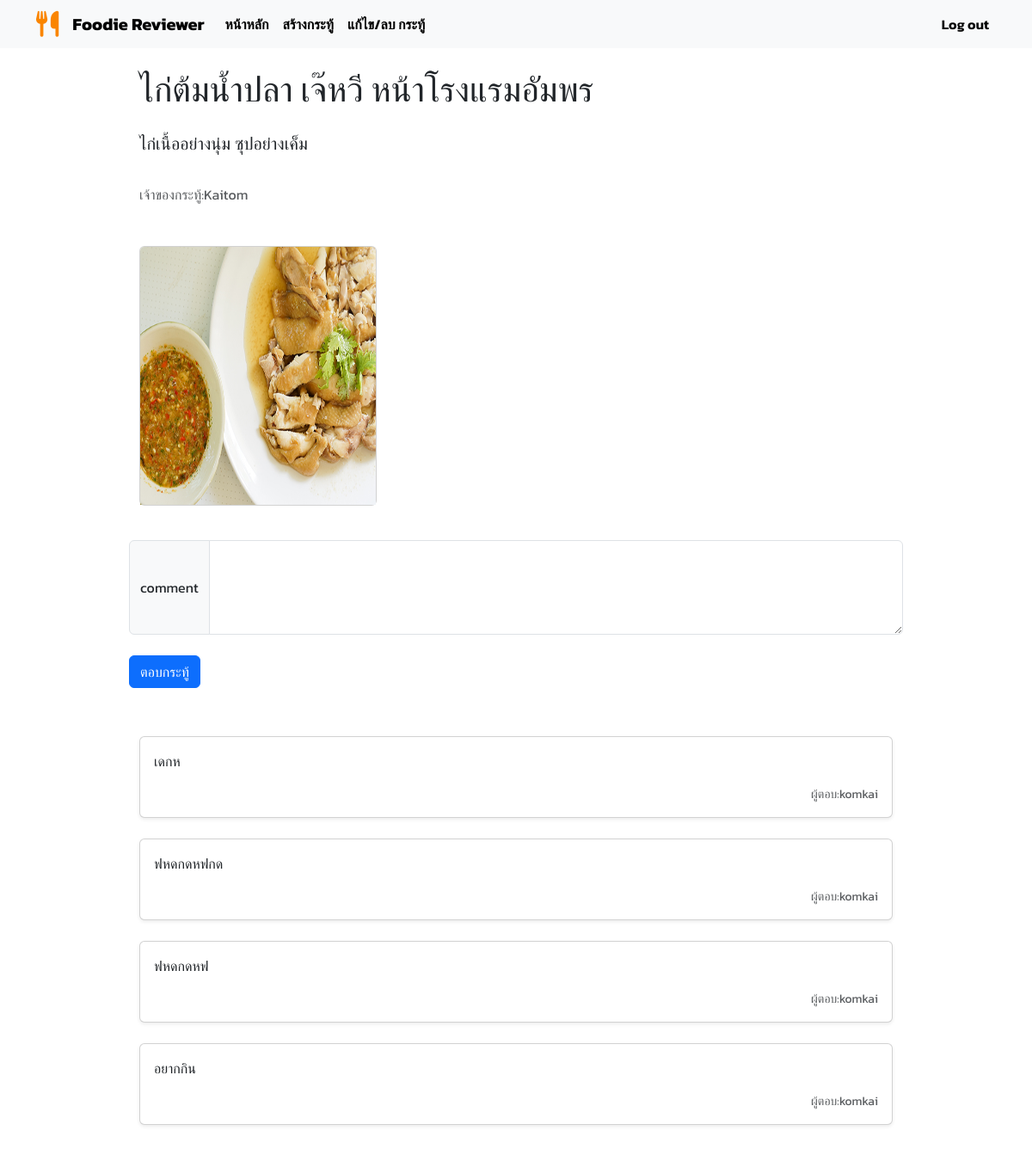
/topicView.php?return=6, run on the app's committed database.
### tables this page shows
CREATE TABLE `boards` (
  `board_id` int(11) NOT NULL,
  `user_id` int(11) NOT NULL,
  `topic` varchar(100) NOT NULL,
  `content` longtext NOT NULL
);

CREATE TABLE `comment` (
  `comment_id` int(11) NOT NULL,
  `board_id` int(11) NOT NULL,
  `user_id` int(11) NOT NULL,
  `comment_txt` longtext NOT NULL
);

### dbManager.php (called while the page is built, shortened)
<?php
    function createMysqlConnection()
    {
        $servername = "localhost";
        $username = "root";
        $password = "";
        $dbname = "webboard";
        $conn = new mysqli($servername, $username, $password, $dbname);
        return $conn;
    }
    function getImgBoard($boradId)
    {
        $conn = createMysqlConnection();
        $sql = "SELECT * FROM `image` WHERE `board_id`=? ;";
        $stmt = $conn->prepare($sql);
        $stmt->bind_param("i", $boradId);
        $isSuccess = $stmt->execute();
        $result = $stmt->get_result();
        if($result->num_rows > 0)
        {
            $imgBoard = array();
            while( $row = $result->fetch_assoc())
            {
                array_push($imgBoard, $row["file_name"]);
            }
            return $imgBoard;
        }
        else
        {
            $stmt->close();
            $conn->close();
            return null;
        }
    }
    function getUserName($id){
        $conn = createMysqlConnection();
        $sql = "SELECT * FROM `users` WHERE `user_id` = ?;";
        $stmt = $conn->prepare($sql);
        $stmt->bind_param("i", $id);
        $stmt->execute();
        $result = $stmt->get_result();
        $userName="";
        if($result->num_rows == 1){
            $row = $result->fetch_assoc();
            $userName = $row["user_name"];
        }
        else
        {
            $userName = null;
        }
        return $userName;
    }
    function getTopicById($boardId)
    {
        $conn = createMysqlConnection();
        $sql = "SELECT * FROM `boards` WHERE `board_id` = ? ;";
        $stmt = $conn->prepare($sql);
        $stmt->bind_param("i", $boardId);
        $stmt->execute();
        $result = $stmt->get_result();
        $topic = array();
        if($result->num_rows == 1){
            $row = $result->fetch_assoc();
            $topic = array("boardId"=>$row["board_id"],
                            "ownerId"=>$row["user_id"],
                            "header"=>$row["topic"],
                            "content"=>$row["content"],
                            "ownerName"=>getUserName($row["user_id"]));
        }
        else
        {
            $topic = null;
        }
        return $topic;
    }
    function getAllCommentBoard($boardId){
        $conn = createMysqlConnection();
        $sql = "SELECT * FROM `comment` WHERE `board_id` = ? ;";
        $stmt = $conn->prepare($sql);
        $stmt->bind_param("i", $boardId);
        $stmt->execute();
        $result = $stmt->get_result();
        $comments = array();
        if($result->num_rows > 0){
            while($row = $result->fetch_assoc())
            {
                $comment_row = array(
                                    "commentId" => $row["comment_id"],
                                    "userNameComment" => getUserName($row["user_id"]),
                                    "comment" => $row["comment_txt"]
                                );
                array_push($comments, $comment_row);
            }
        }
        else
        {
            $comments = null;
        }
        return $comments;
    }
?>

### topicView.php (the view, shortened to what this page needs)
<?php
    require_once("dbManager.php");
?>
<!DOCTYPE html>
<html lang="en">
<head>
    <link rel="stylesheet" href="https://cdnjs.cloudflare.com/ajax/libs/font-awesome/4.7.0/css/font-awesome.min.css">
    <link href="https://cdn.jsdelivr.net/npm/bootstrap@5.3.0-alpha3/dist/css/bootstrap.min.css" rel="stylesheet">
    <link rel="stylesheet" href="style.css">
</head>
<body>
    <nav class="navbar fixed-top navbar-expand-md mx-auto navbar-light bg-light" aria-label="Fourth navbar example">
        <div class="container">
            <a class="navbar-brand" href="#"><i class="fa-solid fa-utensils fa-xl" style="color: #fa8500;"></i></a>
            <a class="navbar-brand" id="company_logo" href="#">Foodie Reviewer</a>
            <div class="collapse navbar-collapse" id="navbarsExample04">
                <ul class="navbar-nav  mb-2 mb-md-0">
                    <li class="nav-item">
                        <a class="nav-link active" aria-current="page" href="index.php?return=1" id="home">หน้าหลัก</a>
                    </li>
                    <li class="nav-item">
                        <a class="nav-link active" aria-current="page" href="addTopic.php">สร้างกระทู้</a>
                    </li>
                    <li class="nav-item">
                        <a class="nav-link active" aria-current="page" href="deleteUserBoard.php">แก้ไข/ลบ กระทู้</a>
                    </li>
                </ul>
                <ul class="navbar-nav mb-2 mb-md-0 ms-auto ">
                    <li class="nav-item">
                        <a class="nav-link active text-right" aria-current="page" href="login.php?return=3" >Log out</a>
                    </li>
                </ul>
            </div>
        </div>
    </nav>
    <main>
            <section class="jumbotron text-left" style="width:75%; margin-left:auto; margin-right:auto;">
                <div class="container">
                    <?php
                        if(isset($_GET["return"]) || isset($_POST["boardId"]))
                        {
                            if(isset($_GET["return"])){
                                $boardId = $_GET["return"];
                            }
                            $topicData = getTopicById($boardId);
                            $header = $topicData["header"];
                            $content = $topicData["content"];
                            $ownerName = $topicData["ownerName"];
                            echo "<h1 class='jumbotron-heading'>".$header."</h1>";
                            echo "<p class='lead py-3'>".$content."</p>";
                            echo "<p class='mb-0 opacity-75' >เจ้าของกระทู้:".$ownerName."</p>";
                        }
                    ?>
                </div>
                <div class="album   mt-5">
                    <div class="container">
                        <div class="row" id="imgContainer">
                            <?php
                                $img = getImgBoard($boardId);
                                if($img != null)
                                {
                                    for($i=0; $i < count($img); $i++)
                                    {
                                        $file_path = "uploads/".$img[$i];
                                        echo "<div class='col-md-4'>";
                                        echo "<div class='card mb-4 box-shadow'>";
                                        echo "<img class='card-img-top' style='height: 300px; width: 100%; display: block;' src='".$file_path."' data-holder-rendered='true'>";
                                        echo "</div>";
                                        echo "</div>";
                                    }
                                }
                            ?>
                        </div>
                    </div>
                </div>
                <form <?php echo "action= 'topicView.php?return".$boardId."'" ?> method="post">
                        <div class="input-group py-3">
                            <span class="input-group-text">comment</span>
                            <textarea rows="4" name="comment"  class="form-control" aria-label="With textarea"></textarea>
                        </div>
                        <div>
                            <button type="submit" name="submitComment" class="btn btn-primary my-2 mx-auto">ตอบกระทู้</button>
                        </div>
                </form>
                <?php
                    $comments = getAllCommentBoard($boardId);
                    if($comments != null)
                    {
                        echo "<div class='album py-5 '>";
                        echo "<div class='container'>";
                        echo "<div class='row row-cols-1'>";
                        for($i=0; $i<count($comments); $i++)
                        {
                            $userNameComment = $comments[$i]["userNameComment"];
                            $comment_txt = $comments[$i]["comment"];
                            echo "<div class='col mb-4'><div class='card shadow-sm'><div class='card-body'>";
                            echo "<p class='card-text'>".$comment_txt."</p>";
                            echo "<div class='d-flex justify-content-end align-items-center'><small class='text-body-secondary'>ผู้ตอบ:".$userNameComment."</small></div>";
                            echo "</div></div></div>";
                        }
                        echo "</div></div></div>";
                    }
                ?>
            </section>
        </main>
</body>
</html>

### style.css (style rules this page uses)
body { margin: 0; padding-top: 0px; font-family: 'Kanit', sans-serif; }
nav { color: rgb(0, 0, 0); font-weight: 600; z-index: 100; }
#company_logo { font-weight: bold; }
main { margin-top: 80px; }

### data on the page
boards: topic "ไก่ต้มน้ำปลา เจ๊หวี หน้าโรงแรมอัมพร", content "ไก่เนื้ออย่างนุ่ม ซุปอย่างเค็ม"
comment: comment_txt "เดกห", userNameComment "komkai"
comment: comment_txt "ฟหดกดหฟกด", userNameComment "komkai"
comment: comment_txt "ฟหดกดหฟ", userNameComment "komkai"
comment: comment_txt "อยากกิน", userNameComment "komkai"

### other printed values
$ownerName "Kaitom"
